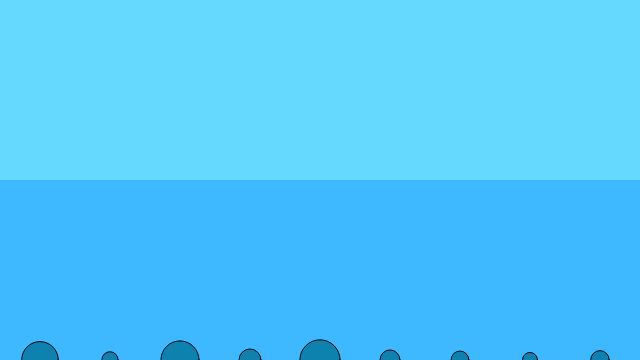
Frame 1 (no input)
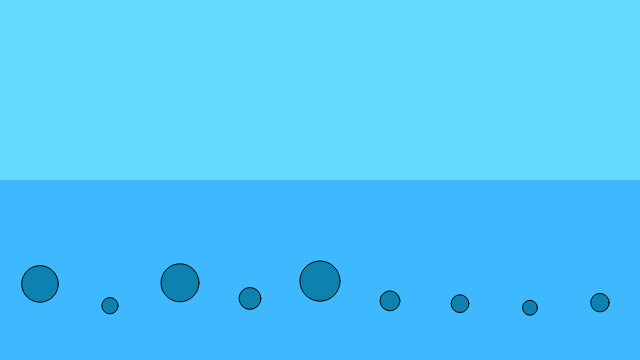
Frame 60 (no input)
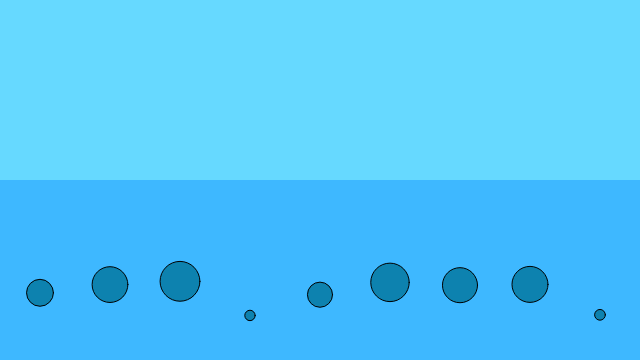
Frame 120 (the mouse pressed at the canvas centre since frame 60)

The p5.js sketch that drew these frames (run headless with seeded random() and noise() and a simulated clock; from frame 60 on, the mouse is pressed at the canvas centre):

// p5.js sketch
// ── sketch.js
let movers = [];
let liquid;

function setup() {
  createCanvas(640, 360);
  reset();
  // Create liquid object (acting like water)
  liquid = new Liquid(0, height / 2, width, height / 2, 0.1);
}

function draw() {
  background(102, 217, 255);

  // Draw water (Liquid)
  liquid.display();

  for (let i = 0; i < movers.length; i++) {
    // Check if the Mover is in the liquid
    if (liquid.contains(movers[i])) {
      // Calculate drag force
      let dragForce = liquid.calculateDrag(movers[i]);
      // Apply drag force to the Mover
      movers[i].applyForce(dragForce);
    }

    // Apply reversed gravity (upwards)
    let gravity = createVector(0, -0.1 * movers[i].mass); 
    movers[i].applyForce(gravity);

    // Update and display movers
    movers[i].update();
    movers[i].display();
    movers[i].checkEdges();
  }
}

function mousePressed() {
  reset();
}

// Restart all Mover objects randomly
function reset() {
  movers = []; // Reset movers
  for (let i = 0; i < 9; i++) {
    movers[i] = new Mover(random(0.5, 3), 40 + i * 70, height); // Start from the bottom
  }
}

let Liquid = function(x, y, w, h, c) {
  this.x = x;
  this.y = y;
  this.w = w;
  this.h = h;
  this.c = c;
};

// Is the Mover in the Liquid?
Liquid.prototype.contains = function(m) {
  let l = m.position;
  return (
    l.x > this.x &&
    l.x < this.x + this.w &&
    l.y > this.y &&
    l.y < this.y + this.h
  );
};

// Calculate drag force
Liquid.prototype.calculateDrag = function(m) {
  let speed = m.velocity.mag();
  let dragMagnitude = this.c * speed * speed;

  let dragForce = m.velocity.copy();
  dragForce.mult(-1); // Inverse of velocity

  dragForce.normalize();
  dragForce.mult(dragMagnitude);
  return dragForce;
};

Liquid.prototype.display = function() {
  noStroke();
  fill(0, 134, 1795, 100); // Slight transparency for water effect
  rect(this.x, this.y, this.w, this.h);
};

function Mover(m, x, y) {
  this.mass = m;
  this.position = createVector(x, y);
  this.velocity = createVector(0, 0);
  this.acceleration = createVector(0, 0);
}

// Apply force based on mass
Mover.prototype.applyForce = function(force) {
  let f = p5.Vector.div(force, this.mass);
  this.acceleration.add(f);
};

Mover.prototype.update = function() {
  this.velocity.add(this.acceleration);
  this.position.add(this.velocity);
  this.acceleration.mult(0); // Reset acceleration
};

Mover.prototype.display = function() {
  stroke(0);
  strokeWeight(1);
  fill(0, 115, 153, 200);
  ellipse(this.position.x, this.position.y, this.mass * 16, this.mass * 16);
};

Mover.prototype.checkEdges = function() {
  // Reset position to the bottom if it goes off the top
  if (this.position.y < this.mass * 8) {
    this.position.y = height; 
    this.velocity.y = random(0, -2); // Random speed
  }
}
